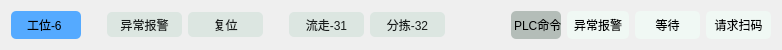
  <widget class="QWidget" name="layoutWidget_6">
   <property name="geometry">
    <rect>
     <x>20</x>
     <y>329</y>
     <width>781</width>
     <height>30</height>
    </rect>
   </property>
   <layout class="QGridLayout" name="gridLayout_6">
    <item row="0" column="3">
     <spacer name="horizontalSpacer_17">
      <property name="orientation">
       <enum>Qt::Horizontal</enum>
      </property>
      <property name="sizeType">
       <enum>QSizePolicy::Fixed</enum>
      </property>
      <property name="sizeHint" stdset="0">
       <size>
        <width>20</width>
        <height>20</height>
       </size>
      </property>
     </spacer>
    </item>
    <item row="0" column="4">
     <widget class="QPushButton" name="pb_Error_6">
      <property name="minimumSize">
       <size>
        <width>75</width>
        <height>25</height>
       </size>
      </property>
      <property name="styleSheet">
       <string notr="true">background: rgb(220, 230, 225);
border-color: rgb(0, 0, 0);
border-radius: 5px;
color:rgb(24, 28, 27);</string>
      </property>
      <property name="text">
       <string>异常报警</string>
      </property>
     </widget>
    </item>
    <item row="0" column="11">
     <widget class="QPushButton" name="pb_CmdB_6">
      <property name="minimumSize">
       <size>
        <width>75</width>
        <height>25</height>
       </size>
      </property>
      <property name="styleSheet">
       <string notr="true">background: rgb(220, 230, 225);
border-color: rgb(0, 0, 0);
border-radius: 5px;
color:rgb(24, 28, 27);</string>
      </property>
      <property name="text">
       <string>分拣-32</string>
      </property>
     </widget>
    </item>
    <item row="0" column="13">
     <widget class="QLabel" name="label_9">
      <property name="minimumSize">
       <size>
        <width>50</width>
        <height>25</height>
       </size>
      </property>
      <property name="styleSheet">
       <string notr="true">border-radius: 5px;
background-color: rgb(180, 189, 184);</string>
      </property>
      <property name="text">
       <string> PLC命令</string>
      </property>
      <property name="alignment">
       <set>Qt::AlignCenter</set>
      </property>
     </widget>
    </item>
    <item row="0" column="2">
     <widget class="QLabel" name="lb_WorkStation_6">
      <property name="minimumSize">
       <size>
        <width>70</width>
        <height>28</height>
       </size>
      </property>
      <property name="styleSheet">
       <string notr="true">border-radius: 5px;
background-color: rgb(85, 170, 255);</string>
      </property>
      <property name="text">
       <string>工位-6 </string>
      </property>
      <property name="alignment">
       <set>Qt::AlignCenter</set>
      </property>
     </widget>
    </item>
    <item row="0" column="16">
     <widget class="QLabel" name="lb_RequestCode_6">
      <property name="minimumSize">
       <size>
        <width>65</width>
        <height>25</height>
       </size>
      </property>
      <property name="styleSheet">
       <string notr="true">border-radius: 5px;
background-color: rgb(240, 248, 244);</string>
      </property>
      <property name="text">
       <string>请求扫码</string>
      </property>
      <property name="alignment">
       <set>Qt::AlignCenter</set>
      </property>
     </widget>
    </item>
    <item row="0" column="15">
     <widget class="QLabel" name="lb_Wait_6">
      <property name="minimumSize">
       <size>
        <width>65</width>
        <height>25</height>
       </size>
      </property>
      <property name="styleSheet">
       <string notr="true">border-radius: 5px;
background-color: rgb(240, 248, 244);</string>
      </property>
      <property name="text">
       <string>等待</string>
      </property>
      <property name="alignment">
       <set>Qt::AlignCenter</set>
      </property>
     </widget>
    </item>
    <item row="0" column="6">
     <spacer name="horizontalSpacer_18">
      <property name="orientation">
       <enum>Qt::Horizontal</enum>
      </property>
      <property name="sizeType">
       <enum>QSizePolicy::Fixed</enum>
      </property>
      <property name="sizeHint" stdset="0">
       <size>
        <width>20</width>
        <height>20</height>
       </size>
      </property>
     </spacer>
    </item>
    <item row="0" column="12">
     <spacer name="horizontalSpacer_19">
      <property name="orientation">
       <enum>Qt::Horizontal</enum>
      </property>
      <property name="sizeType">
       <enum>QSizePolicy::Fixed</enum>
      </property>
      <property name="sizeHint" stdset="0">
       <size>
        <width>60</width>
        <height>20</height>
       </size>
      </property>
     </spacer>
    </item>
    <item row="0" column="14">
     <widget class="QLabel" name="lb_Error_6">
      <property name="minimumSize">
       <size>
        <width>62</width>
        <height>25</height>
       </size>
      </property>
      <property name="styleSheet">
       <string notr="true">border-radius: 5px;
background-color: rgb(240, 248, 244);</string>
      </property>
      <property name="text">
       <string>异常报警</string>
      </property>
      <property name="alignment">
       <set>Qt::AlignCenter</set>
      </property>
     </widget>
    </item>
    <item row="0" column="5">
     <widget class="QPushButton" name="pb_Reset_6">
      <property name="minimumSize">
       <size>
        <width>75</width>
        <height>25</height>
       </size>
      </property>
      <property name="styleSheet">
       <string notr="true">background: rgb(220, 230, 225);
border-color: rgb(0, 0, 0);
border-radius: 5px;
color:rgb(24, 28, 27);</string>
      </property>
      <property name="text">
       <string>复位</string>
      </property>
     </widget>
    </item>
    <item row="0" column="10">
     <widget class="QPushButton" name="pb_CmdA_6">
      <property name="minimumSize">
       <size>
        <width>75</width>
        <height>25</height>
       </size>
      </property>
      <property name="styleSheet">
       <string notr="true">background: rgb(220, 230, 225);
border-color: rgb(0, 0, 0);
border-radius: 5px;
color:rgb(24, 28, 27);</string>
      </property>
      <property name="text">
       <string>流走-31</string>
      </property>
     </widget>
    </item>
   </layout>
  </widget>
